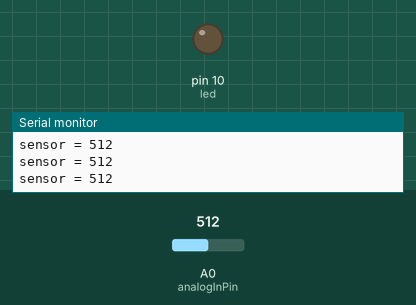
A sketch run on a simulated Arduino Uno, built with avr-gcc and run on an emulated ATmega328P. Shown: output pins drawn as LEDs (lit = HIGH), the last lines printed to the serial monitor. Inputs (shaded band) come from the test bench; at power-on: A0 (analogInPin) = 512.

Above: at 1.2 s.
1.3 s: A0 (analogInPin) set to 86
2.8 s: A0 (analogInPin) set to 75
At 4.2 s:
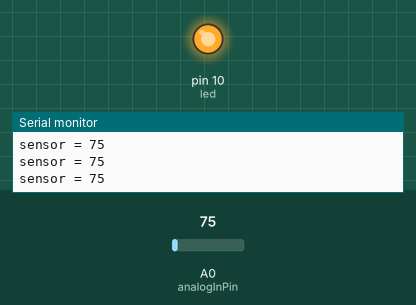
4.5 s: A0 (analogInPin) set to 122
At 5.8 s:
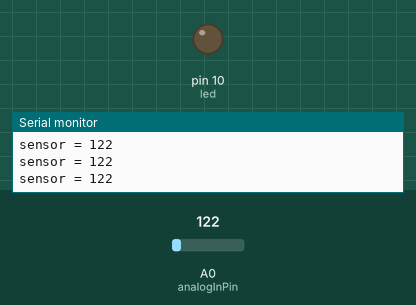
6.3 s: A0 (analogInPin) set to 70
At 7.3 s:
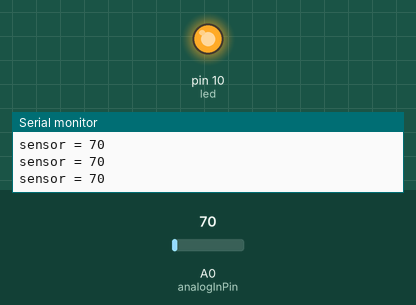
Timing chart, 0 to 9.1 s (numbered marks = the images above; inputs shaded):
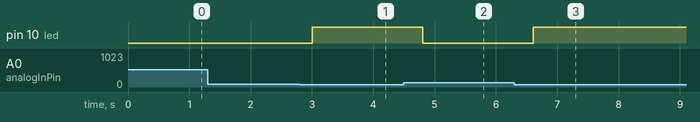

The sketch:

obstacle_sensing.ino
```cpp
int analogInPin = A0;  // Analog input pin that the potentiometer is attached to

int led =10;
int sensorValue = 0;        // value read from the pot

void setup() {
  // initialize serial communications at 9600 bps:
  Serial.begin(9600);
  pinMode(led, OUTPUT);
}

void loop() {
  // read the analog in value:
  sensorValue = analogRead(analogInPin);
  Serial.print("sensor = " );
  Serial.println(sensorValue);

  delay(200);

  if(sensorValue<80)
  {
    digitalWrite(led,HIGH);
  }
  else
  {
    digitalWrite(led,LOW);
  }
}
```

Measured:
- the behaviour switches between 80 and 79 on A0 (analogInPin) (found by bisection; images 0 and 1)
- after the input at 2.8 s, pin 10 (led): LOW → HIGH after 0.21 s
- after the input at 4.5 s, pin 10 (led): HIGH → LOW after 0.31 s
- after the input at 6.3 s, pin 10 (led): LOW → HIGH after 0.31 s
